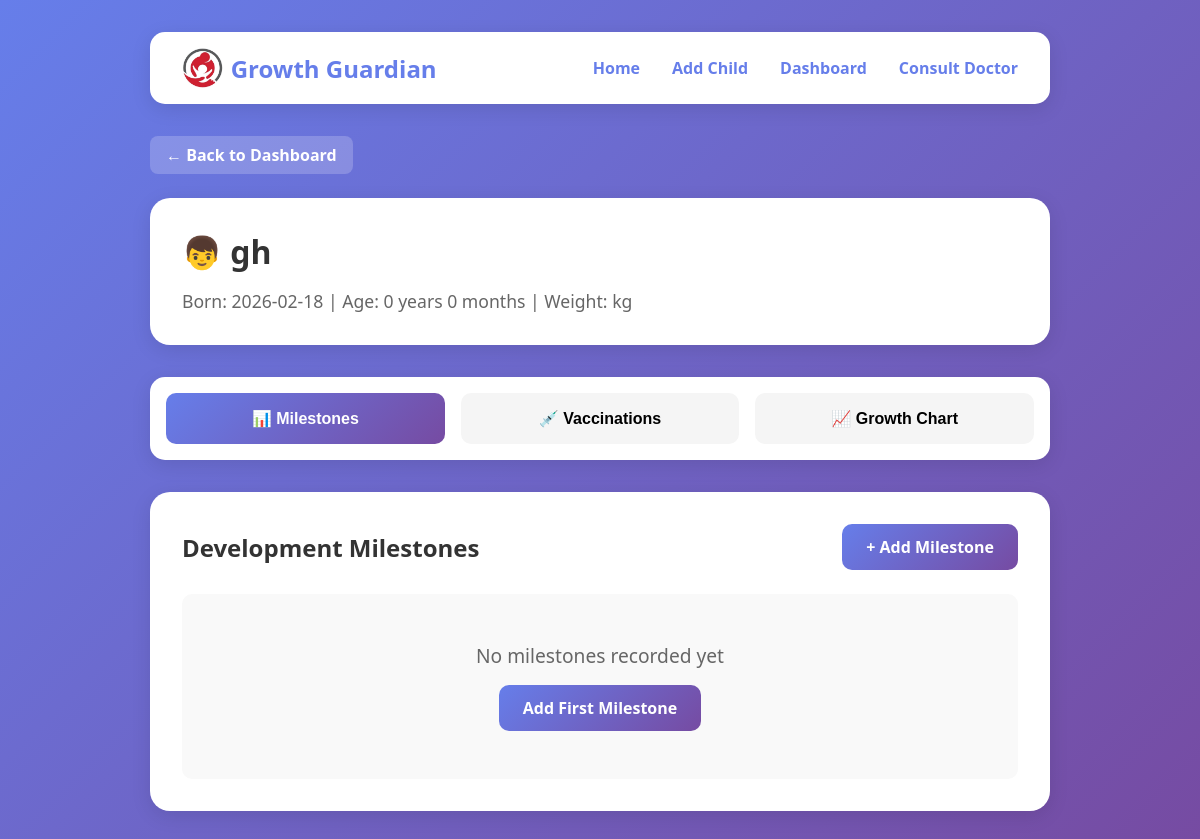
/child/1, run on an earlier commit of the app's database.
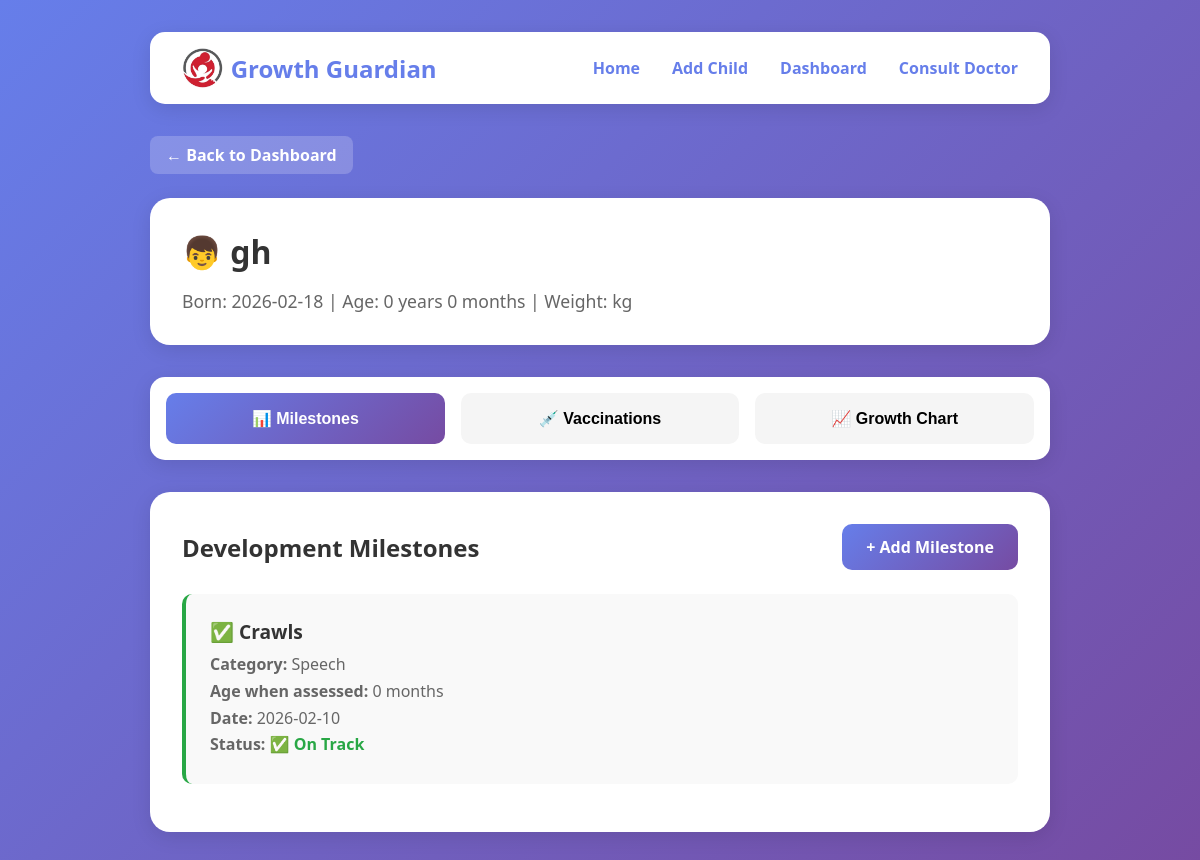
And on a later commit of the database.
### tables this page shows
CREATE TABLE milestones (
            id INTEGER PRIMARY KEY AUTOINCREMENT,
            child_id INTEGER NOT NULL,
            age_months INTEGER NOT NULL,
            category TEXT NOT NULL,
            milestone_name TEXT NOT NULL,
            achieved BOOLEAN NOT NULL,
            date_recorded DATE NOT NULL,
            risk_level TEXT,
            FOREIGN KEY (child_id) REFERENCES children(id)
        );

### app.py (the view)
@app.route('/child/<int:child_id>')
def child_detail(child_id):
    conn = get_db()
    child = conn.execute('SELECT * FROM children WHERE id = ?', (child_id,)).fetchone()
    if not child:
        conn.close()
        return "Child not found", 404
    child_dict = dict(child)
    age_info = calculate_age_details(child['date_of_birth'])
    child_dict.update(age_info)
    milestones = conn.execute('''
        SELECT * FROM milestones
        WHERE child_id = ?
        ORDER BY date_recorded DESC
    ''', (child_id,)).fetchall()
    vaccinations = conn.execute('''
        SELECT * FROM vaccinations
        WHERE child_id = ?
        ORDER BY due_date
    ''', (child_id,)).fetchall()
    growth = conn.execute('''
        SELECT * FROM growth_records
        WHERE child_id = ?
        ORDER BY age_months
    ''', (child_id,)).fetchall()
    alerts = get_alerts_for_child(child_id)
    conn.close()
    return render_template('child_detail.html',
                         child=child_dict,
                         milestones=milestones,
                         vaccinations=vaccinations,
                         growth=growth,
                         alerts=alerts,
                         today=date.today())

### app.py (called while the page is built)
def get_db():
    conn = sqlite3.connect('database.db')
    conn.row_factory = sqlite3.Row
    return conn

def calculate_age_details(date_of_birth):
    if isinstance(date_of_birth, str):
        dob = datetime.strptime(date_of_birth, '%Y-%m-%d').date()
    else:
        dob = date_of_birth
    today = date.today()
    total_months = (today.year - dob.year) * 12 + (today.month - dob.month)
    years = total_months // 12
    months = total_months % 12
    return {
        'total_months': total_months,
        'age_years': years,
        'age_months': months
    }

### templates/child_detail.html (shortened to what this page needs)
<!DOCTYPE html>
<html lang="en">
<head>
</head>
<body>
    <div class="container">
        <nav class="navbar">
            <div style="display: flex; align-items: center; gap: 0.5rem;">
                <img src="{{ url_for('static', filename='logo1.png.jpeg') }}" alt="Growth Guardian Logo" style="height: 40px;">
                <h2 style="color: #667eea; margin: 0;">Growth Guardian</h2>
            </div>
            <div class="nav-links">
                <a href="{{ url_for('index') }}">Home</a>
                <a href="{{ url_for('add_child') }}">Add Child</a>
                <a href="{{ url_for('dashboard') }}">Dashboard</a>
                <a href="{{ url_for('consultation') }}">Consult Doctor</a>
            </div>
        </nav>
        <a href="{{ url_for('dashboard') }}" class="back-link">← Back to Dashboard</a>
        <div class="profile-card">
            <h1>👦 {{ child.name }}</h1>
            <p>Born: {{ child.date_of_birth }} | Age: {{ child.age_years }} year{{ 's' if child.age_years != 1 else '' }} {{ child.age_months }} month{{ 's' if child.age_months != 1 else '' }} | Weight: {{ child.weight }} kg</p>
        </div>
        <div class="tabs">
            <button class="tab-button active" onclick="showTab(1)">📊 Milestones</button>
            <button class="tab-button" onclick="showTab(2)">💉 Vaccinations</button>
            <button class="tab-button" onclick="showTab(3)">📈 Growth Chart</button>
        </div>
        <div id="tab1" class="tab-content">
            <div class="section-header">
                <h2>Development Milestones</h2>
                <a href="{{ url_for('api_add_milestone', child_id=child.id) }}" class="btn">+ Add Milestone</a>
            </div>
            {% if milestones %}
                {% for milestone in milestones %}
                <div class="milestone-item
                    {% if milestone.risk_level == 'high_risk' %}milestone-high-risk
                    {% elif milestone.risk_level == 'mild_delay' %}milestone-mild-delay
                    {% else %}milestone-on-track{% endif %}">
                    <h3>
                        {% if milestone.achieved %}
                            ✅ {{ milestone.milestone_name }}
                        {% else %}
                            ❌ {{ milestone.milestone_name }} (Not Achieved)
                        {% endif %}
                    </h3>
                    <p><strong>Category:</strong> {{ milestone.category }}</p>
                    <p><strong>Age when assessed:</strong> {{ milestone.age_months }} months</p>
                    <p><strong>Date:</strong> {{ milestone.date_recorded }}</p>
                    <p><strong>Status:</strong>
                        {% if milestone.risk_level == 'high_risk' %}
                            <span class="status-high-risk">⚠️ HIGH RISK - Consult Doctor</span>
                        {% elif milestone.risk_level == 'mild_delay' %}
                            <span class="status-mild-delay">⚡ MILD DELAY - Monitor Closely</span>
                        {% else %}
                            <span class="status-on-track">✅ On Track</span>
                        {% endif %}
                    </p>
                </div>
                {% endfor %}
            {% else %}
                <div class="empty-state">
                    <p>No milestones recorded yet</p>
                    <a href="{{ url_for('api_add_milestone', child_id=child.id) }}" class="btn">Add First Milestone</a>
                </div>
            {% endif %}
        </div>
    </div>
</body>
</html>

What changed in the data, as far as the page shows it:
added milestones: milestone_name "Crawls", category "Speech", age_months "0", date_recorded "2026-02-10", risk_level "✅ On Track"
Also different on the page:
text no longer shown: "No milestones recorded yet Add First Milestone"
